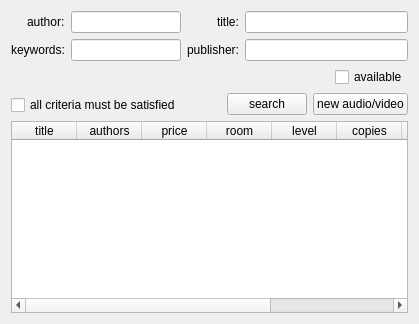
     <widget class="QWidget" name="tab_vas">
      <attribute name="title">
       <string>audio/video</string>
      </attribute>
      <layout class="QVBoxLayout" name="verticalLayout_29">
       <item>
        <layout class="QHBoxLayout" name="horizontalLayout_18">
         <item>
          <layout class="QVBoxLayout" name="verticalLayout_16">
           <item>
            <layout class="QFormLayout" name="formLayout_7">
             <property name="fieldGrowthPolicy">
              <enum>QFormLayout::AllNonFixedFieldsGrow</enum>
             </property>
             <property name="labelAlignment">
              <set>Qt::AlignRight|Qt::AlignTrailing|Qt::AlignVCenter</set>
             </property>
             <item row="0" column="0">
              <widget class="QLabel" name="label_28">
               <property name="text">
                <string>author:</string>
               </property>
              </widget>
             </item>
             <item row="0" column="1">
              <widget class="QLineEdit" name="line_authors_va"/>
             </item>
             <item row="1" column="0">
              <widget class="QLabel" name="label_33">
               <property name="text">
                <string>keywords:</string>
               </property>
              </widget>
             </item>
             <item row="1" column="1">
              <widget class="QLineEdit" name="line_keywords_va"/>
             </item>
            </layout>
           </item>
           <item>
            <widget class="QCheckBox" name="checkbox_criteria_va">
             <property name="text">
              <string>all criteria must be satisfied</string>
             </property>
            </widget>
           </item>
          </layout>
         </item>
         <item>
          <layout class="QVBoxLayout" name="verticalLayout_15">
           <item>
            <layout class="QFormLayout" name="formLayout_8">
             <property name="labelAlignment">
              <set>Qt::AlignRight|Qt::AlignTrailing|Qt::AlignVCenter</set>
             </property>
             <item row="0" column="0">
              <widget class="QLabel" name="label_29">
               <property name="text">
                <string>title:</string>
               </property>
              </widget>
             </item>
             <item row="0" column="1">
              <widget class="QLineEdit" name="line_title_va"/>
             </item>
             <item row="1" column="0">
              <widget class="QLabel" name="label_32">
               <property name="text">
                <string>publisher:</string>
               </property>
              </widget>
             </item>
             <item row="1" column="1">
              <widget class="QLineEdit" name="line_publisher_va"/>
             </item>
            </layout>
           </item>
           <item>
            <layout class="QHBoxLayout" name="horizontalLayout_17">
             <item>
              <spacer name="horizontalSpacer_8">
               <property name="orientation">
                <enum>Qt::Horizontal</enum>
               </property>
               <property name="sizeHint" stdset="0">
                <size>
                 <width>40</width>
                 <height>20</height>
                </size>
               </property>
              </spacer>
             </item>
             <item>
              <widget class="QCheckBox" name="checkbox_available_va">
               <property name="text">
                <string>available</string>
               </property>
              </widget>
             </item>
            </layout>
           </item>
           <item>
            <layout class="QHBoxLayout" name="horizontalLayout_16">
             <item>
              <spacer name="horizontalSpacer_9">
               <property name="orientation">
                <enum>Qt::Horizontal</enum>
               </property>
               <property name="sizeHint" stdset="0">
                <size>
                 <width>40</width>
                 <height>20</height>
                </size>
               </property>
              </spacer>
             </item>
             <item>
              <widget class="QPushButton" name="button_search_vas">
               <property name="text">
                <string>search</string>
               </property>
              </widget>
             </item>
             <item>
              <widget class="QPushButton" name="button_new_va">
               <property name="text">
                <string>new audio/video</string>
               </property>
              </widget>
             </item>
            </layout>
           </item>
          </layout>
         </item>
        </layout>
       </item>
       <item>
        <widget class="QTableWidget" name="table_search_va">
         <attribute name="horizontalHeaderDefaultSectionSize">
          <number>65</number>
         </attribute>
         <column>
          <property name="text">
           <string>title</string>
          </property>
         </column>
         <column>
          <property name="text">
           <string>authors</string>
          </property>
         </column>
         <column>
          <property name="text">
           <string>price</string>
          </property>
         </column>
         <column>
          <property name="text">
           <string>room</string>
          </property>
         </column>
         <column>
          <property name="text">
           <string>level</string>
          </property>
         </column>
         <column>
          <property name="text">
           <string>copies</string>
          </property>
         </column>
         <column>
          <property name="text">
           <string>reference</string>
          </property>
         </column>
         <column>
          <property name="text">
           <string>modify</string>
          </property>
         </column>
         <column>
          <property name="text">
           <string>delete</string>
          </property>
         </column>
        </widget>
       </item>
      </layout>
     </widget>
